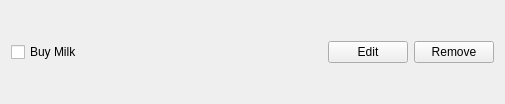
<?xml version="1.0" encoding="UTF-8"?>
<ui version="4.0">
 <class>Task</class>
 <widget class="QWidget" name="Task">
  <property name="geometry">
   <rect>
    <x>0</x>
    <y>0</y>
    <width>505</width>
    <height>104</height>
   </rect>
  </property>
  <property name="windowTitle">
   <string>Form</string>
  </property>
  <layout class="QHBoxLayout" name="horizontalLayout">
   <item>
    <widget class="QCheckBox" name="checkBox">
     <property name="text">
      <string>Buy Milk</string>
     </property>
    </widget>
   </item>
   <item>
    <spacer name="horizontalSpacer">
     <property name="orientation">
      <enum>Qt::Horizontal</enum>
     </property>
     <property name="sizeHint" stdset="0">
      <size>
       <width>40</width>
       <height>20</height>
      </size>
     </property>
    </spacer>
   </item>
   <item>
    <widget class="QPushButton" name="editButton">
     <property name="text">
      <string>Edit</string>
     </property>
    </widget>
   </item>
   <item>
    <widget class="QPushButton" name="removeButton">
     <property name="text">
      <string>Remove</string>
     </property>
    </widget>
   </item>
  </layout>
 </widget>
 <resources/>
 <connections/>
</ui>
